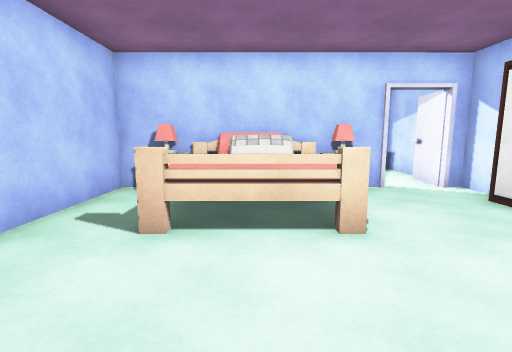
View 1 (above)

24 first-person views from a walk through a 3-D level made in the Unity game engine. The camera is 1.3 m above the floor, tilts 8° down and sees 85° across. The floor is counted in squares, 1 m on a side. Each view is taken from the middle of a square. On the plan, view 1 faces up. The plan holds only what a view shows up to about 13 squares ahead; the rest is blank. The place goes on beyond the plan. The player character is not drawn. Door leaves are left out, so doorways stand open. Surface patterns are stand-ins for the level's own textures.

View 2
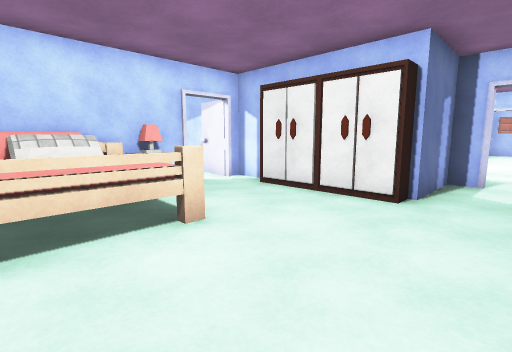

View 3
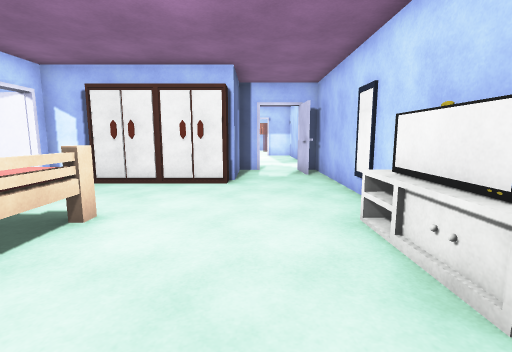

View 4
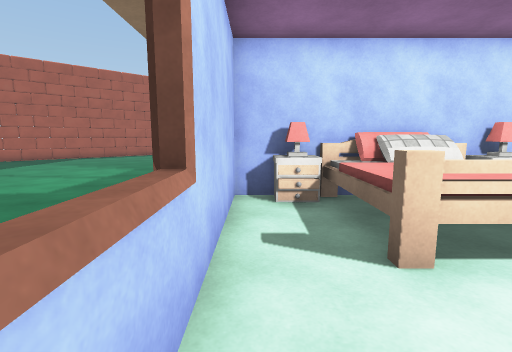

View 5
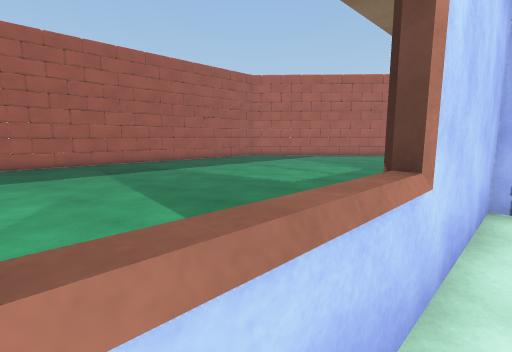

View 6
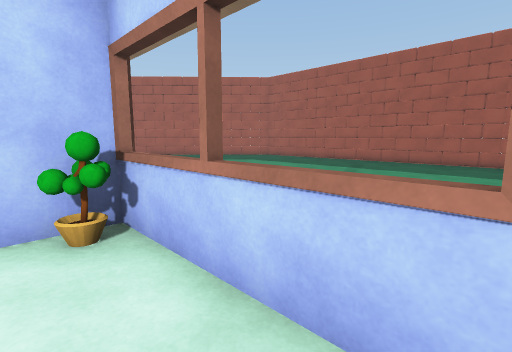

View 7
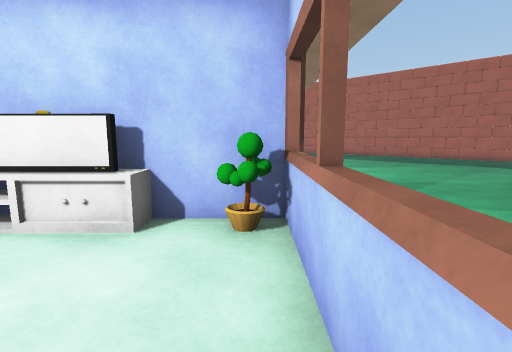

View 8
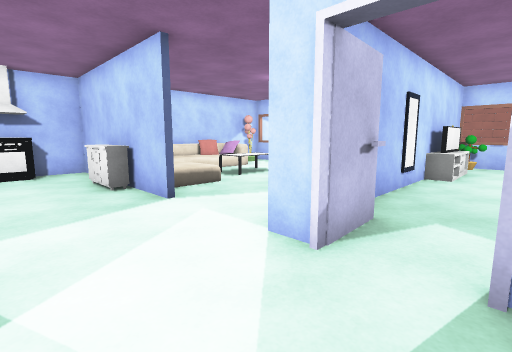

View 9
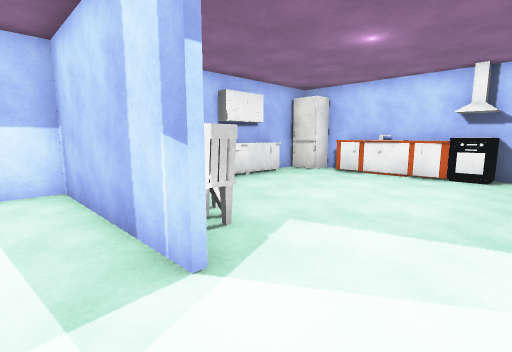

View 10
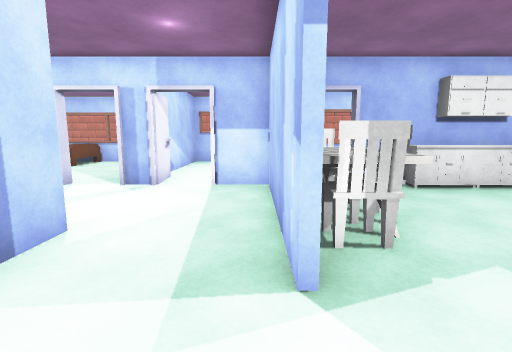

View 11
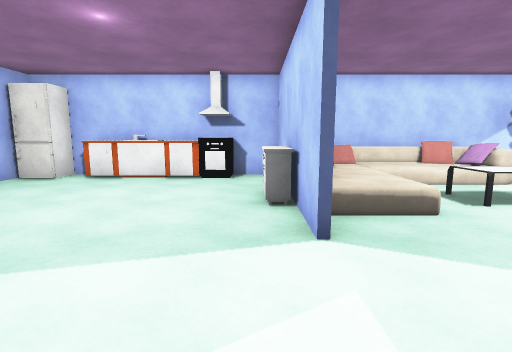

View 12
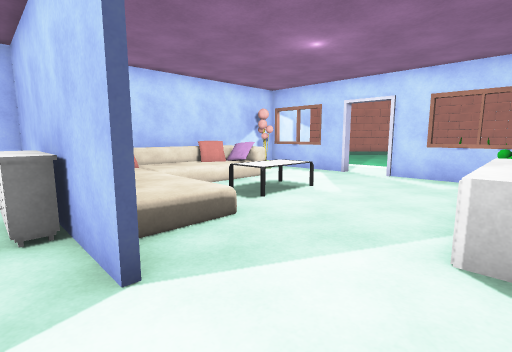

View 13
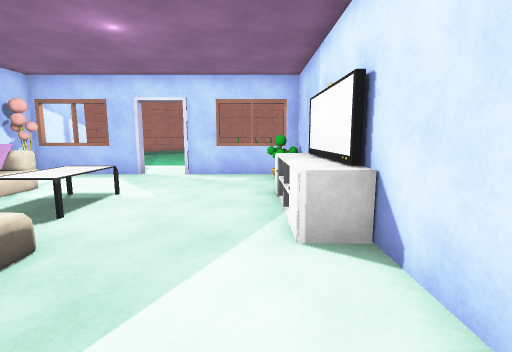

View 14
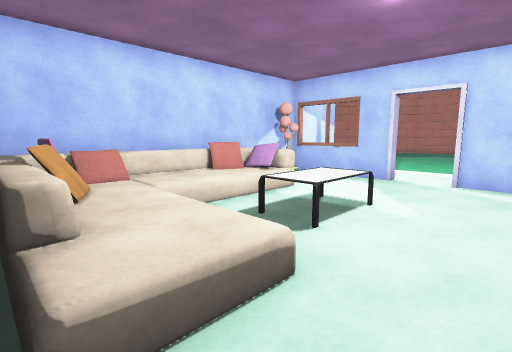

View 15
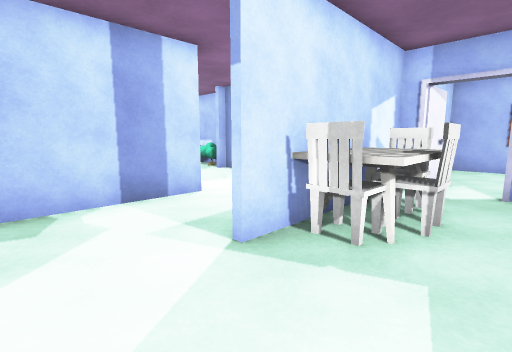

View 16
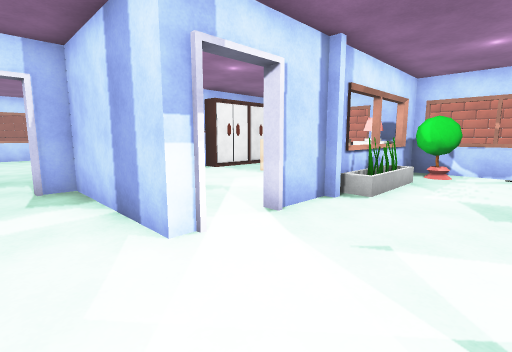

View 17
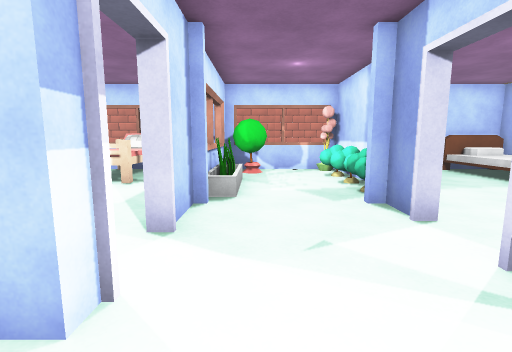

View 18
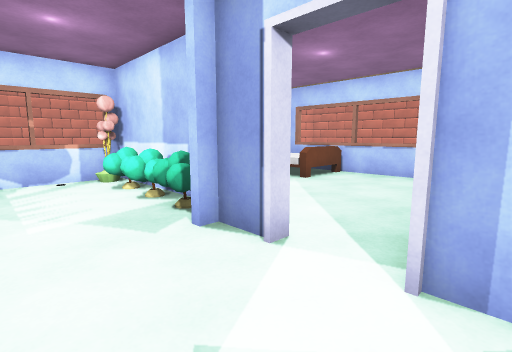

View 19
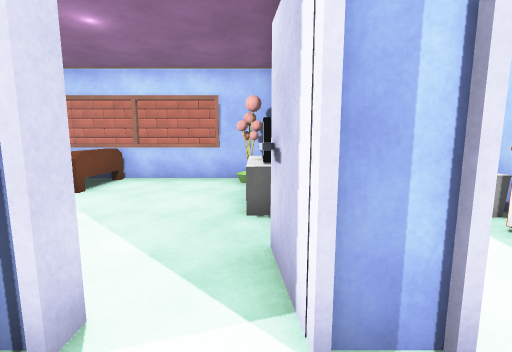

View 20
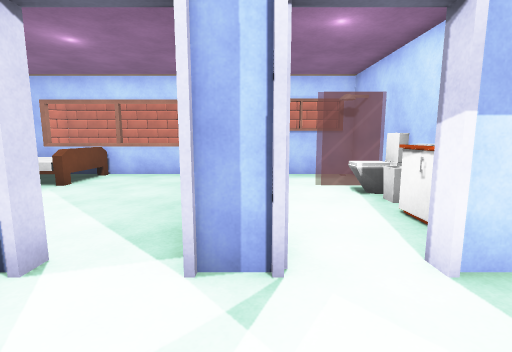

View 21
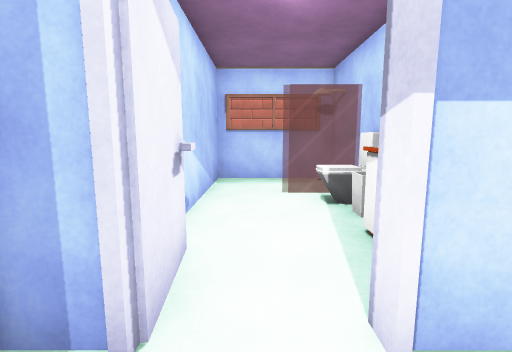

View 22
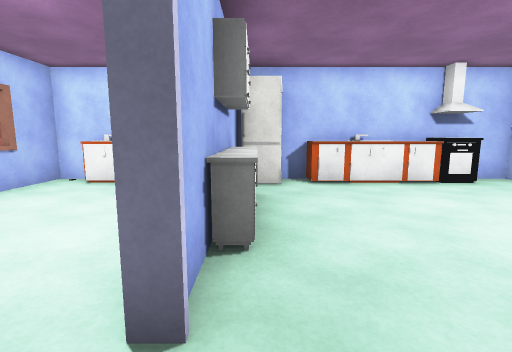

View 23
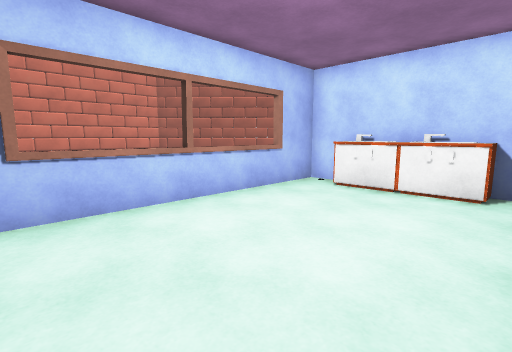

View 24
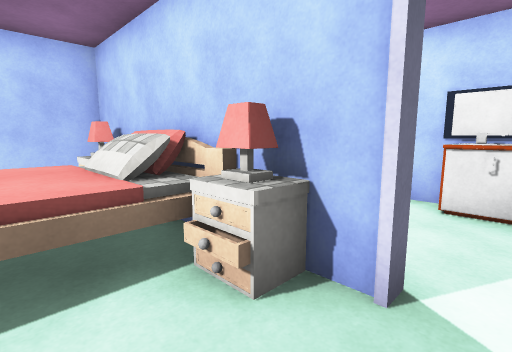

### Floor plan
Key: @ floor where view 1 was taken; # wall or solid block; x gap in a wall; . main floor; : floor 0.5 m higher than the main floor; / step, stairs or slope; D open door; = window, fence, low wall or low ledge; ^ raised ledge; L lamp; T table; B bed; R dresser; P pillow; E oven; C chair; F fridge; A plant; G TV; I toilet; O other object.
Columns run from 18 left of view 1 to 24 right of it. Each row starts with its distance up from view 1.
 14     .......
 13     .......
 12      .......
 11       ......         ###  =BBOO#===A   #BB#
 10       ......         ..#   BBOO#A..#   BBB#
  9      .......         ..#    B  =...A  .BBB#
  8     ........        L..#R..BB. =...A ..BB #
  7    .........  ##TBBBT#.#R..... =...A ..BBB#
  6   ..........  #.LBBB...# ......#...# .... #
  5 #...........  #..BBB...R   ....#...# .... #
  4 #...........  #..BBB...R    ...#...x.....#
  3 #...........  #........R     ..D...##.#####
  2 #...........  =........R###  ###...########
  1 #...........  =...........#...............#
  0 #......       =...@................#..II..#
 -1   .....       =############...######^^II###
 -2    ....   ..     #A.^GGG#.....CTTC.##...#
 -3     ...  ...     =............CCCC......#
 -4      .. ....     =.................#....=
 -5        .....     #........#.......R#....=
 -6        ..... ........TT./:#.......R#....=
 -7       ...........#D..TTT/:#R......R#....=
 -8      ........... #....../P#.......R#....=
 -9     ........     #..P#::/O#........#....#
-10     ........     =A.##=//O#.EE^^^FF#^^^^#
-11               ###########################

Where each view was taken, in squares from view 1:
view 1: 0 up, 0 right, facing up
view 2: 0 up, 1 left, facing up-right
view 3: 1 up, 3 left, facing right
view 4: 1 up, 3 left, facing up
view 5: 1 up, 3 left, facing up-left
view 6: 3 up, 2 left, facing down-left
view 7: 3 up, 3 left, facing down
view 8: 1 up, 11 right, facing down-left
view 9: 0 up, 9 right, facing down-right
view 10: 1 down, 9 right, facing right
view 11: 1 down, 9 right, facing down
view 12: 2 down, 9 right, facing down-left
view 13: 3 down, 9 right, facing left
view 14: 4 down, 8 right, facing down-left
view 15: 4 down, 9 right, facing up-right
view 16: 0 up, 16 right, facing up-left
view 17: 0 up, 14 right, facing up
view 18: 2 up, 14 right, facing up-right
view 19: 3 up, 15 right, facing right
view 20: 2 up, 14 right, facing right
view 21: 1 up, 15 right, facing right
view 22: 2 down, 16 right, facing down
view 23: 3 down, 17 right, facing down-right
view 24: 5 up, 4 right, facing up-left
